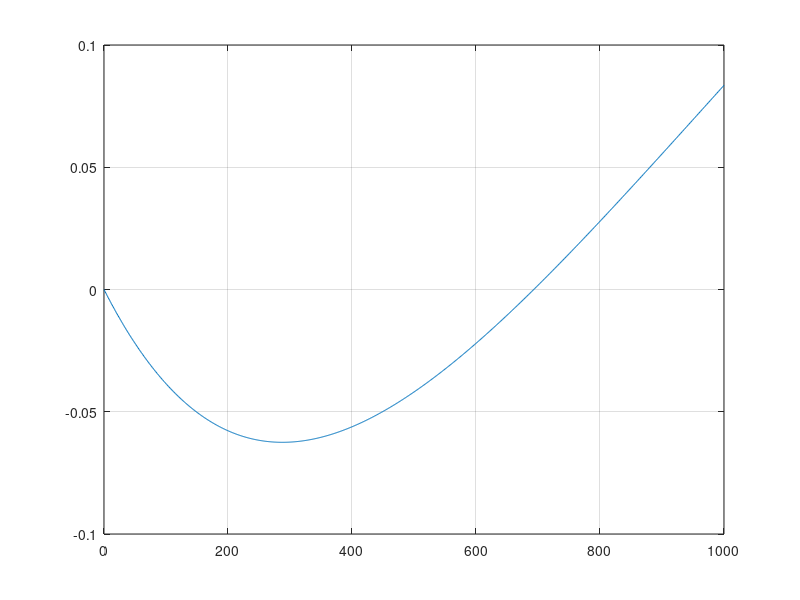

The MATLAB script that drew this image:
%%
tr=linspace(0,1000,1000);
%%
plot(tr,[2*(1-exp(-tr/1000)); (1-exp(-tr/500))])
%%
plot(tr,[1.5*(1-exp(-tr/1000)); (1-exp(-tr/500))])
%%
plot(tr,[1.5*(1-exp(-tr/1000))-(1-exp(-tr/500))]); grid on
